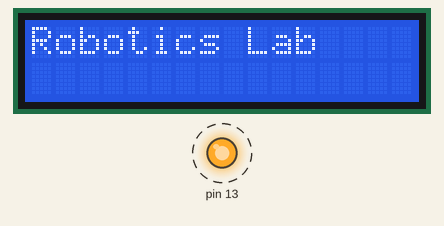
Recording of a sketch running on a simulated Arduino Uno, built with avr-gcc and run on an emulated ATmega328P. Shown: 16×2 character LCD, output pins drawn as LEDs (lit = HIGH). Dashed ring = blinking. What the sketch prints to the serial monitor is not drawn.

Above: at 0.1 s.
Timing chart, 0 to 130.0 s (numbered marks = the images above):
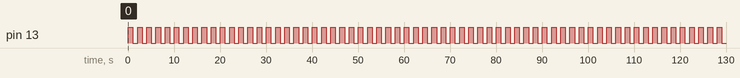

The sketch:

program.ino
```cpp
#include <Wire.h>
#include <LiquidCrystal_I2C.h>

// Set the LCD address to 0x27 for a 16 chars and 2 line display
// Note: Some modules use 0x3F if 0x27 does not work.
LiquidCrystal_I2C lcd(0x27, 16, 2);

void setup() {
  pinMode(13, OUTPUT);
  Serial.begin(9600);

  lcd.init();          // Initialize the I2C LCD module
  lcd.backlight();     // Turn on the LCD backlight

  lcd.print("Robotics Lab");
  Serial.println("Experiment 1 Started");
}

void loop() {
  digitalWrite(13, HIGH);
  Serial.println("LED ON");
  delay(1000);

  digitalWrite(13, LOW);
  Serial.println("LED OFF");
  delay(1000);
}
```

Measured:
- by itself, pin 13: alternates HIGH for 1.0 s and LOW for 1.0 s
